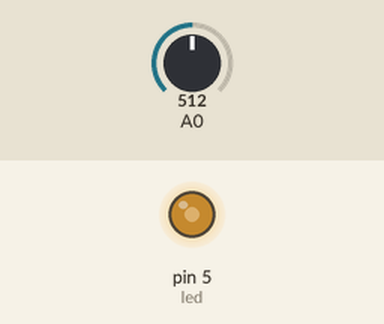
Recording of a sketch running on a simulated Arduino Uno, built with avr-gcc and run on an emulated ATmega328P. Parts: output pins drawn as LEDs (lit = HIGH). Inputs (shaded band) come from the test bench; at power-on: A0 = 512.

Above: at 1.2 s.
1.3 s: A0 set to 716
At 2.5 s:
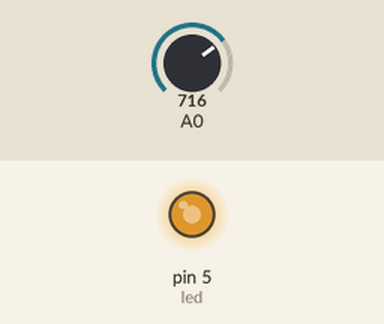
2.8 s: A0 set to 900
At 3.9 s:
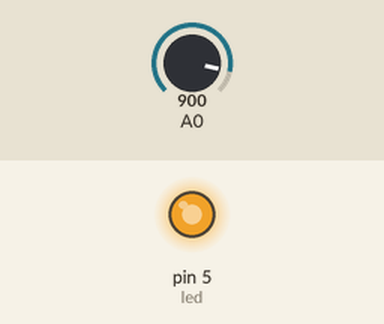
4.3 s: A0 set to 122
At 5.0 s:
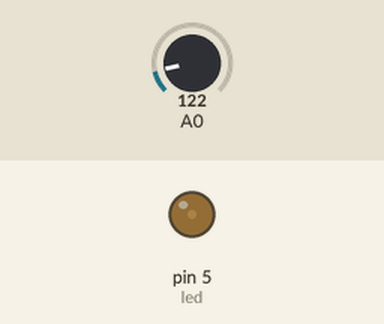
5.8 s: A0 set to 0
At 6.2 s:
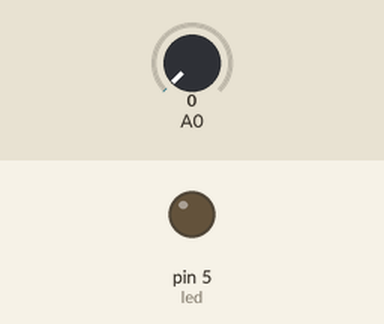
7.3 s: A0 set to 511
At 8.5 s:
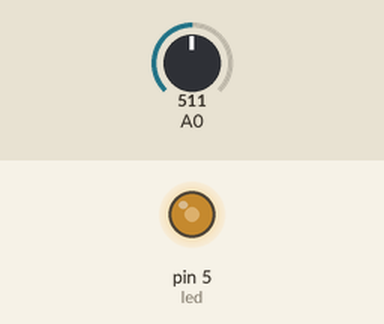
Timing chart, 0 to 9.8 s (numbered marks = the images above; inputs shaded):
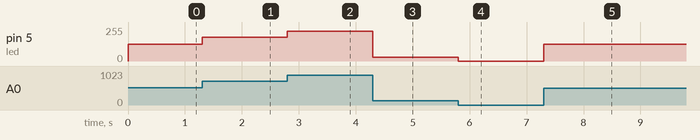

The sketch:

5_exerc.ino
```cpp
int led = 5; //tem que ser pwm por ser analogWrite
int val_pot = 0; //valor potenciometro/posição
int brilho = 0;

void setup(){
  pinMode(led, OUTPUT);

          }

void loop(){
  val_pot = analogRead(A0);
  brilho = map(val_pot, 0, 1023, 0, 255); /*pega o valor que
  está entre 0 e 1023 e converte para 0 a 255*/
  analogWrite(led, brilho);

}

/* codigo para parar de mostrar valores no monitor serial ao
parar de mexer no potenciometro

int leitura01 = 0;
int leitura02 = 0;

void setup(){
  Serial.begin(9600);

}

void loop(){
  leitura01 = analogRead(A0);
  if(leitura01 > (leitura02 + 2) || leitura01 < (leitura02 - 2)){
  	leitura02 = leitura01;
    Serial.println(leitura01);
  	delay(100);
  }

}*/
```

Measured:
- after the input at 1.3 s, pin 5 (led): 127/255 → 178/255 at once
- after the input at 2.8 s, pin 5 (led): 178/255 → 224/255 at once
- after the input at 4.3 s, pin 5 (led): 224/255 → 30/255 at once
- after the input at 5.8 s, pin 5 (led): 30/255 → 0/255 at once
- after the input at 7.3 s, pin 5 (led): 0/255 → 127/255 at once
